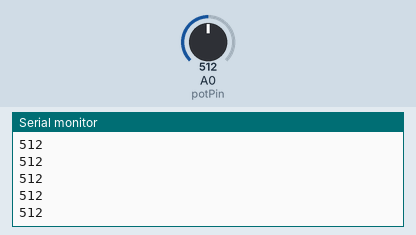
This sketch was run on a simulated Arduino Uno, built with avr-gcc and run on an emulated ATmega328P. Parts: the last lines printed to the serial monitor. The test bench sets the inputs (shaded band); at power-on: A0 (potPin) = 512.

Above: at 1.2 s.
1.3 s: A0 (potPin) set to 716
At 2.1 s:
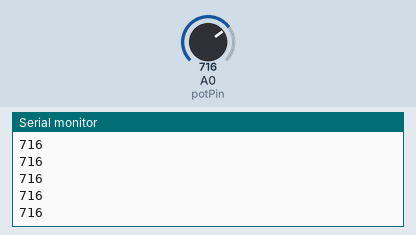
2.8 s: A0 (potPin) set to 900
At 3.5 s:
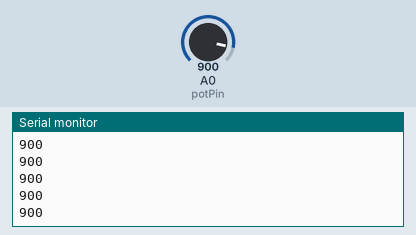
Timing chart, 0 to 5.8 s (numbered marks = the images above; inputs shaded):
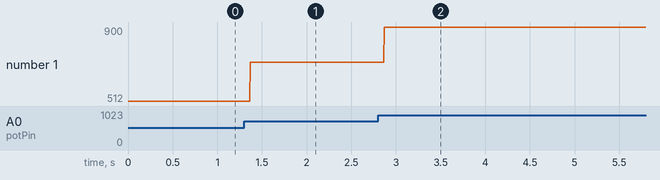

The sketch:

Read_Analog_Pin.ino
```cpp
void setup()
{
  Serial.begin(9600);
 }

void loop()
{
int potPin=A0, potVal;

  potVal = analogRead( potPin );
  Serial.println( potVal );
}
```

Measured:
- after the input at 1.3 s, the serial monitor: prints a new line after 0.07 s (image 1)
- after the input at 2.8 s, the serial monitor: prints a new line after 0.07 s (image 2)
- plotted number 1: 512 → 716 after the input at 1.3 s, 716 → 900 after the input at 2.8 s
